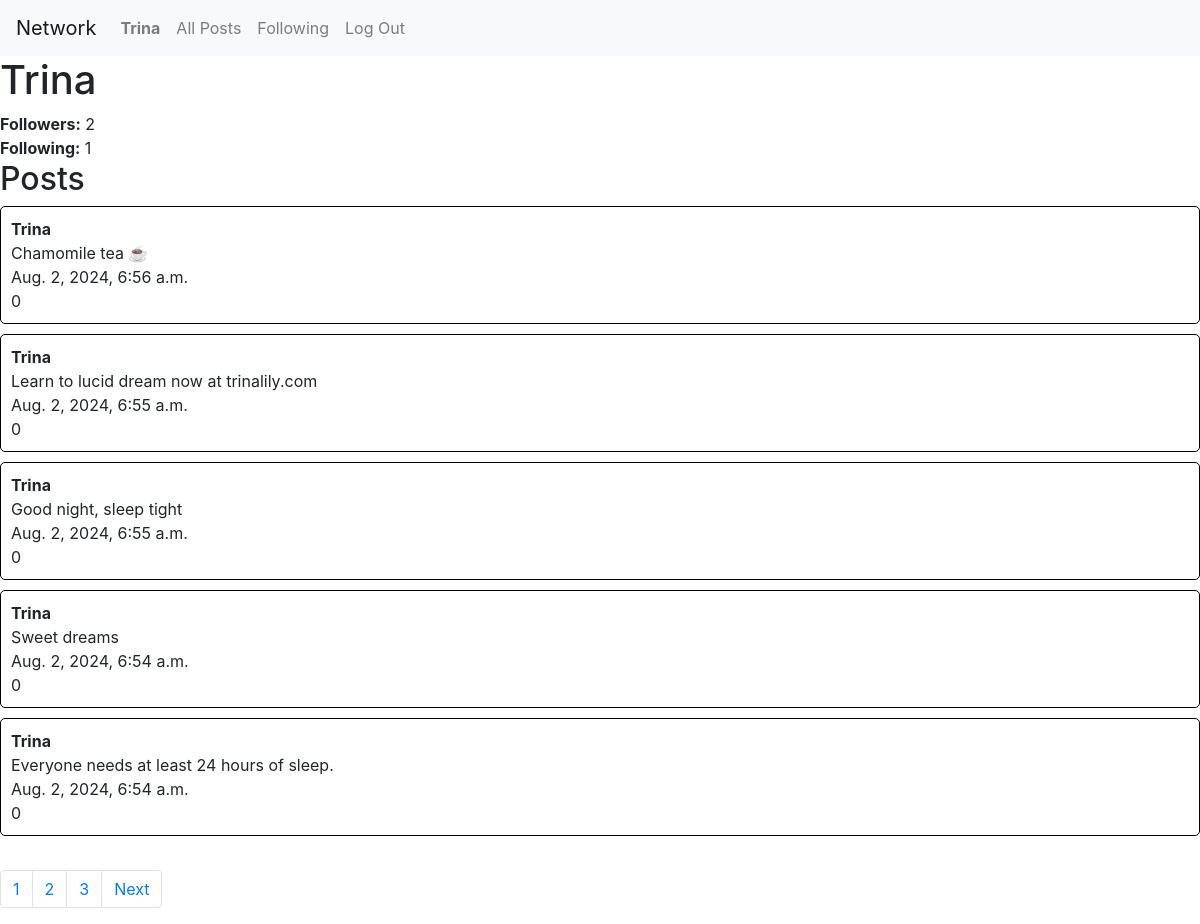
Screenshot of /users/Trina/page1 (signed in) with the database file from the repository.
### network/models.py (models this page shows, shortened)
class User(AbstractUser):
    followers = models.ManyToManyField('self', related_name="following", null=True)
    following = models.ManyToManyField('self', related_name="followers",null=True)

class Post(models.Model):
    user = models.ForeignKey("User", on_delete=models.CASCADE, related_name="posts")
    content = models.TextField(blank=True)
    timestamp = models.DateTimeField(auto_now_add=True)
    likes = models.IntegerField(default=0)

### network/views.py (the view)
# urls.py: path("users/<str:username>/page<int:page_num>", views.user, name="user"),
def user(request, username, page_num):
    user_data = User.objects.filter(username=username)[0]
    posts = Post.objects.filter(user=user_data)
    posts = posts.order_by("-timestamp").all()
    if request.user.id == user_data.id:
        not_user = False
        is_following = None
    else:
        not_user = True
        is_following = request.user.followers.filter(id=user_data.id).exists()
    p = Paginator(posts, 5)
    page_obj = p.get_page(page_num)
    prev_page = None
    has_prev_page = False
    if page_obj.has_previous():
        prev_page = page_obj.previous_page_number()
        has_prev_page = True
    next_page = None
    has_next_page = False
    if page_obj.has_next():
        next_page = page_obj.next_page_number()
        has_next_page = True
    return render(request, 'network/user.html', {
        "user_data": user_data,
        "username": user_data.username,
        "followers": user_data.followers.count(),
        "following": user_data.following.count(),
        "posts": page_obj,
        "not_user": not_user,
        "is_following": is_following,
        "pages": p,
        "has_prev_page": has_prev_page,
        "prev_page": prev_page,
        "has_next_page": has_next_page,
        "next_page": next_page,
    })

### network/templates/network/user.html (shortened to what this page needs)
{% extends "network/layout.html" %}
{% load static %}
{% block body %}
    <h1>{{ username }}</h1>
    <b>Followers:</b> {{ followers }} <br>
    <b>Following:</b> {{ following }}
    <h2>Posts</h2>
    {% for post in posts %}
    <div id="post-container">
        <b>{{ username }}</b> <br>
        {{ post.content }} <br>
        {{ post.timestamp }} <br>
        {{ post.likes }} <br>
    </div>
    {% endfor %}
    <br>
    <nav aria-label="Page navigation example">
        <ul class="pagination">
          {% for page in pages %}
            <li class="page-item"><a class="page-link"  href="{% url 'user' username page.number%}">{{ page.number }}</a></li>
          {% endfor %}
          {% if has_next_page %}
            <li class="page-item"><a class="page-link" href="{% url 'user' username next_page %}">Next</a></li>
          {% endif  %}
        </ul>
      </nav>
{% endblock %}

### network/templates/network/layout.html (shortened to what this page needs)
{% load static %}
<!DOCTYPE html>
<html lang="en">
    <head>
        <link rel="stylesheet" href="https://stackpath.bootstrapcdn.com/bootstrap/4.4.1/css/bootstrap.min.css">
        <link href="{% static 'network/styles2.css' %}" rel="stylesheet">
    </head>
    <body>
        <nav class="navbar navbar-expand-lg navbar-light bg-light">
            <a class="navbar-brand" href="#">Network</a>
            <div>
              <ul class="navbar-nav mr-auto">
                {% if user.is_authenticated %}
                    <li class="nav-item">
                        <a id="nav-username" class="nav-link" href="{% url 'user' user.username 1 %}"><strong>{{ user.username }}</strong></a>
                    </li>
                {% endif %}
                <li class="nav-item">
                  <a class="nav-link" href="{% url 'index' %}">All Posts</a>
                </li>
                {% if user.is_authenticated %}
                    <li class="nav-item">
                        <a class="nav-link" href="{% url 'following' 1%}">Following</a>
                    </li>
                    <li class="nav-item">
                        <a class="nav-link" href="{% url 'logout' %}">Log Out</a>
                    </li>
                {% endif %}
              </ul>
            </div>
          </nav>
        <div class="body">
            {% block body %}
            {% endblock %}
        </div>
    </body>
</html>

### network/static/network/styles2.css (style rules this page uses)
#post-container { align-items: center; border: 1px solid black; padding: 10px; margin-bottom: 10px; border-radius: 5px; }

### rows the page displays
User: username "Trina"
Post: content "Chamomile tea ☕️", timestamp "Aug. 2, 2024, 6:56 a.m.", likes "0"
Post: content "Learn to lucid dream now at trinalily.com", timestamp "Aug. 2, 2024, 6:55 a.m.", likes "0"
Post: content "Good night, sleep tight", timestamp "Aug. 2, 2024, 6:55 a.m.", likes "0"
Post: content "Sweet dreams", timestamp "Aug. 2, 2024, 6:54 a.m.", likes "0"
Post: content "Everyone needs at least 24 hours of sleep.", timestamp "Aug. 2, 2024, 6:54 a.m.", likes "0"

### other values shown
{{ followers }} "2"
{{ following }} "1"
{{ page.number }} "1" "2" "3"
